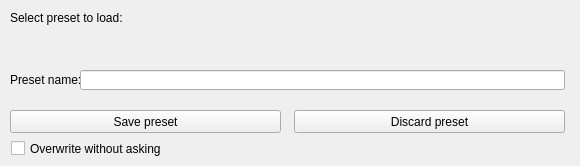
    <widget class="QWidget" name="tab">
     <attribute name="title">
      <string>Presets</string>
     </attribute>
     <widget class="QLabel" name="label_71">
      <property name="geometry">
       <rect>
        <x>10</x>
        <y>10</y>
        <width>141</width>
        <height>16</height>
       </rect>
      </property>
      <property name="styleSheet">
       <string notr="true">font: bold 8pt &quot;MS Shell Dlg 2&quot;;</string>
      </property>
      <property name="text">
       <string>Select preset to load:</string>
      </property>
     </widget>
     <widget class="QLabel" name="label_72">
      <property name="geometry">
       <rect>
        <x>10</x>
        <y>70</y>
        <width>71</width>
        <height>20</height>
       </rect>
      </property>
      <property name="text">
       <string>Preset name:</string>
      </property>
     </widget>
     <widget class="QLineEdit" name="lineEditPresetName">
      <property name="geometry">
       <rect>
        <x>80</x>
        <y>70</y>
        <width>485</width>
        <height>20</height>
       </rect>
      </property>
      <property name="frame">
       <bool>true</bool>
      </property>
     </widget>
     <widget class="QPushButton" name="pushButtonPresetSave">
      <property name="geometry">
       <rect>
        <x>10</x>
        <y>110</y>
        <width>271</width>
        <height>23</height>
       </rect>
      </property>
      <property name="text">
       <string>Save preset</string>
      </property>
      <property name="icon">
       <iconset resource="tripod_lamp_gui.qrc">
        <normaloff>:/Tripod_Lamp_GUI/Icons/accept.png</normaloff>:/Tripod_Lamp_GUI/Icons/accept.png</iconset>
      </property>
     </widget>
     <widget class="QPushButton" name="pushButtonPresetDiscard">
      <property name="geometry">
       <rect>
        <x>294</x>
        <y>110</y>
        <width>271</width>
        <height>23</height>
       </rect>
      </property>
      <property name="text">
       <string>Discard preset</string>
      </property>
      <property name="icon">
       <iconset resource="tripod_lamp_gui.qrc">
        <normaloff>:/Tripod_Lamp_GUI/Icons/bin.png</normaloff>:/Tripod_Lamp_GUI/Icons/bin.png</iconset>
      </property>
     </widget>
     <widget class="QCheckBox" name="checkBoxPresetAskOverwrite">
      <property name="geometry">
       <rect>
        <x>11</x>
        <y>140</y>
        <width>211</width>
        <height>17</height>
       </rect>
      </property>
      <property name="text">
       <string>Overwrite without asking</string>
      </property>
     </widget>
     <widget class="QWidget" name="verticalLayoutWidget_2">
      <property name="geometry">
       <rect>
        <x>10</x>
        <y>28</y>
        <width>561</width>
        <height>22</height>
       </rect>
      </property>
      <layout class="QVBoxLayout" name="vLayoutPreset">
       <property name="rightMargin">
        <number>6</number>
       </property>
      </layout>
     </widget>
    </widget>
